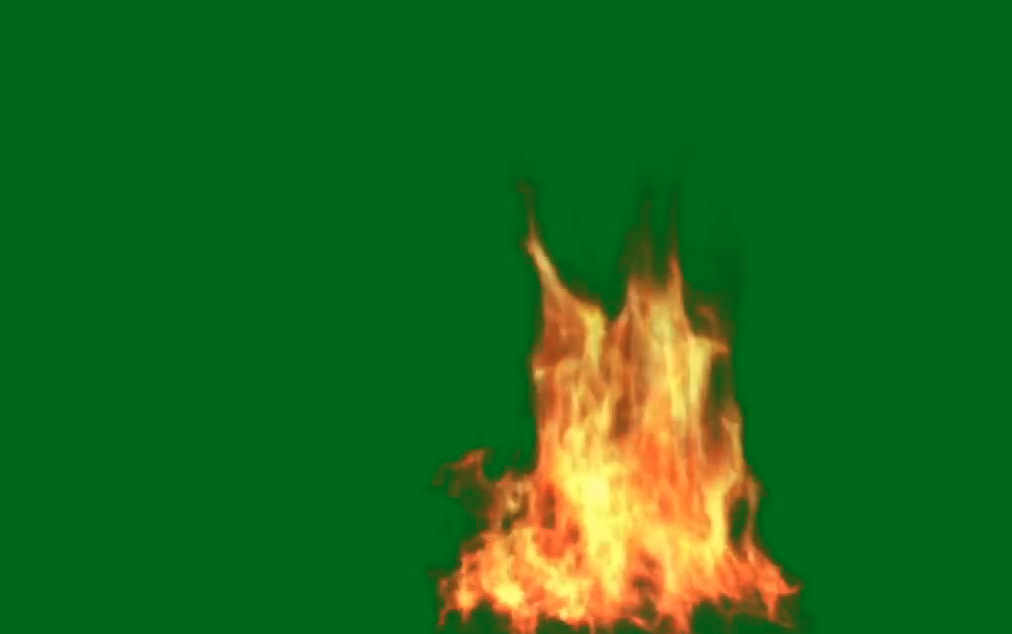
#> input picture resources/fire.png, 1012 x 634 px
$ python fire_threshold.py
#> lines starting #> are read from the running program, lines starting #| are printed output that depends on the picture
import cv2
import click

window_name = "threshold"
th_min = 15

def on_track(_):
    global th_min, th_max
    th_min = cv2.getTrackbarPos("threshold", window_name)

def resize_image(image, ratio):
    rows, cols = image.shape
    return cv2.resize(image, (int(cols * ratio), int(rows * ratio)))

def loop(image):
    previous_th = tuple()

    while True:
        current_th = th_min

        if current_th != previous_th:
            _, im_bin = cv2.threshold(image, th_min, 255, cv2.THRESH_BINARY)
            cv2.imshow(window_name, im_bin)
            previous_th = current_th
            print(previous_th)

        if cv2.waitKey(25) & 0xFF == ord("q"):
            break


@click.command()
@click.option("--path", default="resources/fire.png", help="Image path.")
@click.option("--image-ratio", default=1, help="Ratio of the image being displayed.")
def main(path, image_ratio):
#> called with path = 'resources/fire.png', image_ratio = 1
    cv2.namedWindow(winname=window_name, flags=cv2.WINDOW_NORMAL)
    image = cv2.imread(path, cv2.IMREAD_GRAYSCALE)
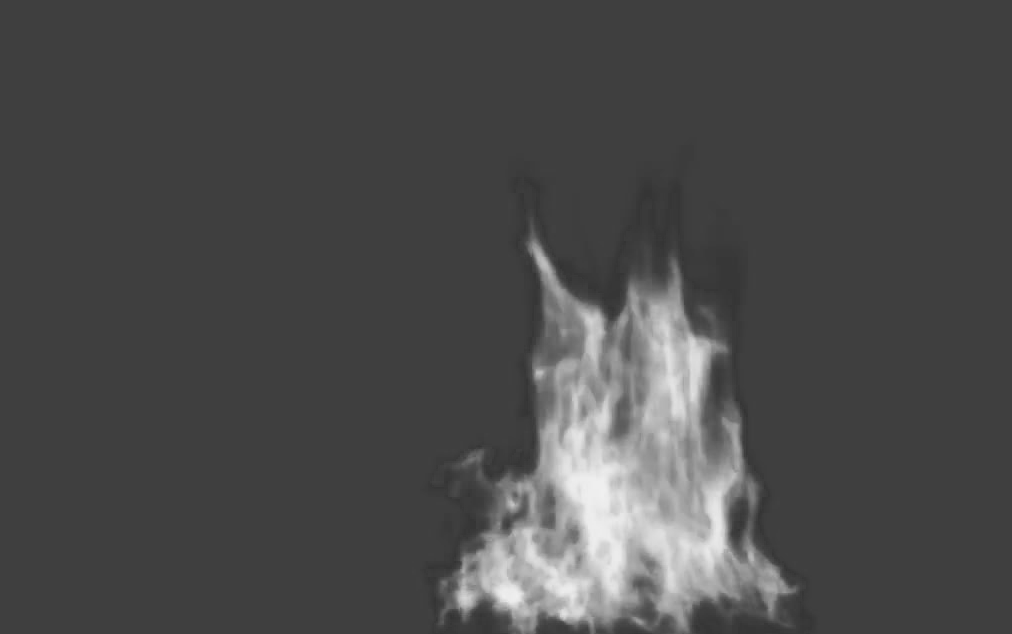
#> image: shape (634, 1012); min 51, max 240, mean 74.5
    image = resize_image(image, image_ratio)

    cv2.createTrackbar("threshold", window_name, 15, 255, on_track)
    cv2.imshow("original", image)
    loop(image)
#> in loop, `_, im_bin = cv2.threshold(image, th_min, 255, cv2.THRESH_BINARY)`: im_bin: shape (634, 1012); every value is 255
#> (key q is pressed here)


if __name__ == "__main__":
    main()
#> (the program exits here)
